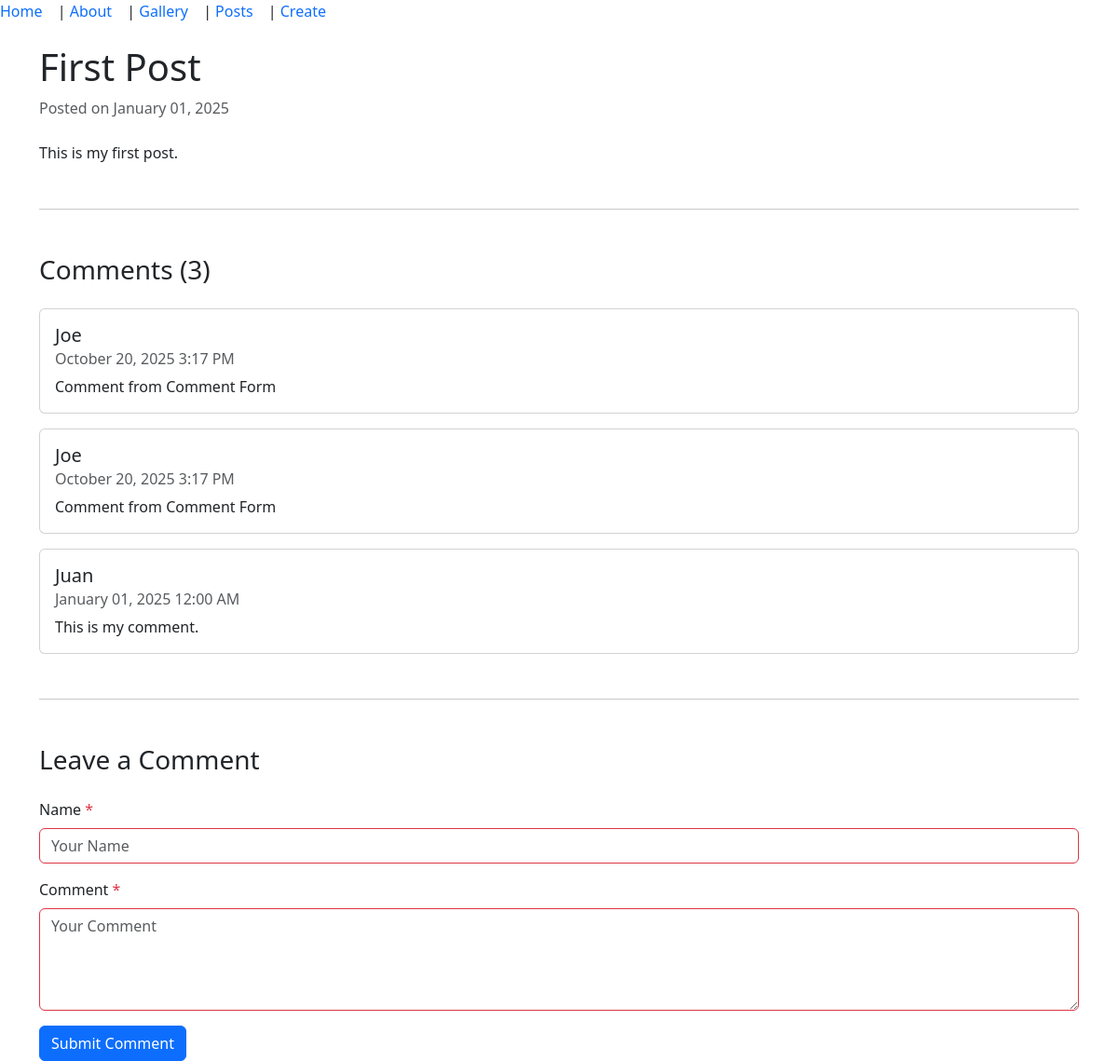
The app's page /post/1/ with its own data.
### pages/models.py (models this page shows, shortened)
class Post(models.Model):
    title = models.CharField(max_length=100, validators=[MinLengthValidator(3)])
    body = models.TextField(validators=[MinLengthValidator(10)])
    created_at = models.DateTimeField(auto_now_add=True)
    class Meta:
        ordering = ['-created_at']
        constraints = [
            models.UniqueConstraint(fields=['title'], name='unique_post_title')
        ]

class Comment(models.Model):
    post = models.ForeignKey(Post, on_delete=models.CASCADE, related_name='comments')
    author = models.CharField(max_length=100)
    text = models.TextField()
    created_at = models.DateTimeField(auto_now_add=True)

### pages/views.py (the view)
# urls.py: path('post/<int:pk>/', views.post_view, name='post_view'),
def post_view(request, pk):
    post = get_object_or_404(Post, pk=pk)
    comments = post.comments.all().order_by('-created_at')
    comment_form = CommentForm()
    context = {
        'post': post,
        'comments': comments,
        'comment_form': comment_form,
    }
    return render(request, 'post_detail.html', context)

### pages/forms.py (shortened to what this page needs)
class CommentForm(forms.ModelForm):
    class Meta:
        model = Comment
        fields = ['author', 'text']
        widgets = {
            'author': forms.TextInput(attrs={
                'class': 'form-control',
                'placeholder': 'Your Name'
            }),
            'text': forms.Textarea(attrs={
                'class': 'form-control',
                'placeholder': 'Your Comment',
                'rows': 4
            }),
        }
        labels = {
            'author': 'Name',
            'text': 'Comment',
        }

### pages/templates/post_detail.html (shortened to what this page needs)
{% extends "base.html" %}
{% load static %}
{% block content %}
<div class="container mt-4">
    <article class="post-detail">
        <h1>{{ post.title }}</h1>
        <p class="text-muted">
            Posted on {{ post.created_at|date:"F d, Y" }}
        </p>
        <div class="post-content mt-4">
            {{ post.body|linebreaks }}
        </div>
    </article>
    <hr class="my-5">
    <section class="comments-section">
        <h3>Comments ({{ comments.count }})</h3>
        {% if comments %}
            <div class="comments-list mt-4">
                {% for comment in comments %}
                <div class="card mb-3">
                    <div class="card-body">
                        <h5 class="card-title">{{ comment.author }}</h5>
                        <h6 class="card-subtitle mb-2 text-muted">
                            {{ comment.created_at|date:"F d, Y g:i A" }}
                        </h6>
                        <p class="card-text">{{ comment.text }}</p>
                    </div>
                </div>
                {% endfor %}
            </div>
        {% else %}
            <p class="text-muted">No comments yet. Be the first to comment!</p>
        {% endif %}
    </section>
    <hr class="my-5">
    <section class="comment-form-section">
        <h3>Leave a Comment</h3>
        <form method="post" action="{% url 'add_comment' post.pk %}" class="mt-4">
            <div class="mb-3">
                <label for="{{ comment_form.author.id_for_label }}" class="form-label">
                    {{ comment_form.author.label }} <span class="text-danger">*</span>
                </label>
                {{ comment_form.author }}
            </div>
            <div class="mb-3">
                <label for="{{ comment_form.text.id_for_label }}" class="form-label">
                    {{ comment_form.text.label }} <span class="text-danger">*</span>
                </label>
                {{ comment_form.text }}
            </div>
            <button type="submit" class="btn btn-primary">Submit Comment</button>
        </form>
    </section>
</div>
{% endblock %}

### pages/static/css/style.css (style rules this page uses)
body { font-family: system-ui, Arial, sans-serif; margin: 2rem; }
h1 { margin: 0 0 1rem; }

### pages/templates/post_detail.html (style rules this page uses)
.form-control.is-invalid, .form-control:invalid { border-color: #dc3545; }

### records on screen
Post: title "First Post", created_at "January 01, 2025", body "This is my first post."
Comment: author "Joe", created_at "October 20, 2025 3:17 PM", text "Comment from Comment Form"
Comment: author "Joe", created_at "October 20, 2025 3:17 PM", text "Comment from Comment Form"
Comment: author "Juan", created_at "January 01, 2025 12:00 AM", text "This is my comment."

### other values on screen
{{ comments.count }} "3"
{{ comment_form.author.label }} "Name"
{{ comment_form.text.label }} "Comment"
